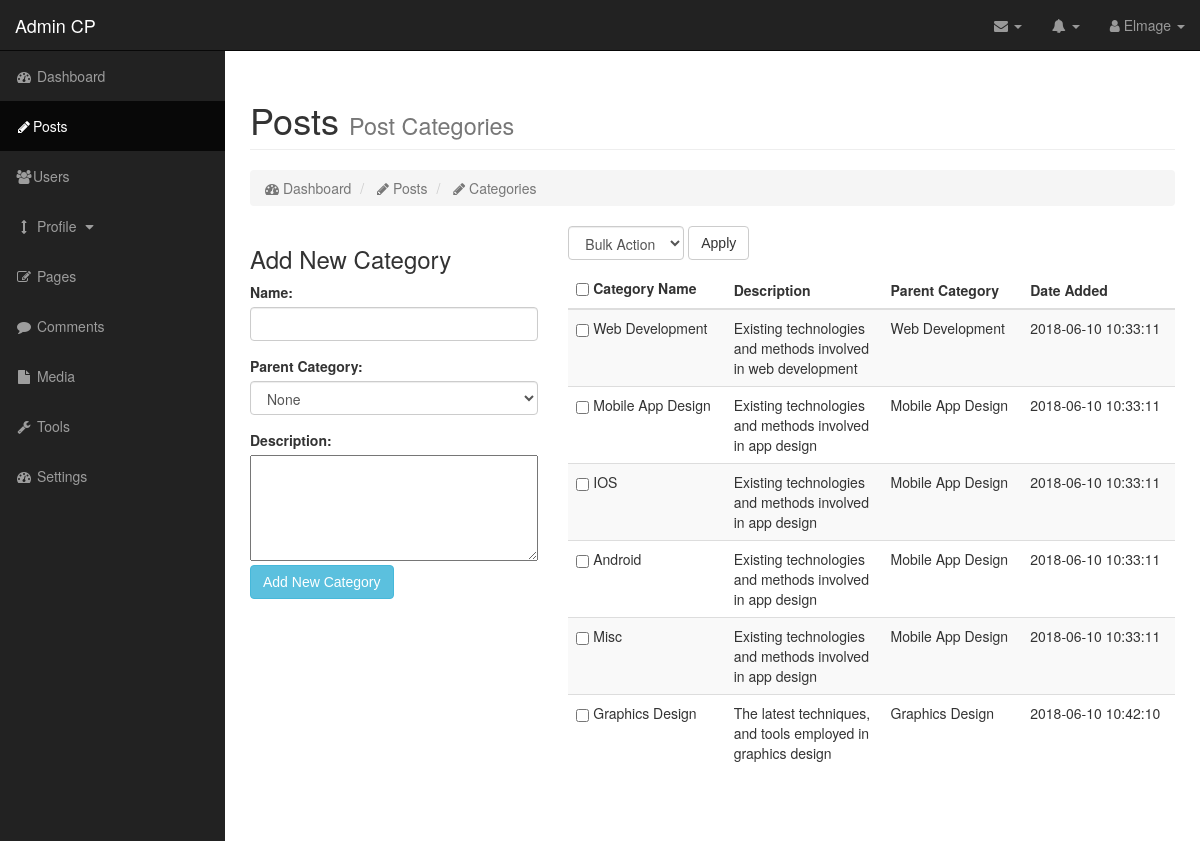
Page /edit.php?modCategory=true (signed in) on the committed database.
### tables this page shows
CREATE TABLE `users` (
  `id` int(10) UNSIGNED NOT NULL,
  `userType` enum('public','author','editor','admin','superAdmin') DEFAULT NULL,
  `username` varchar(30) NOT NULL,
  `first_name` varchar(40) NOT NULL,
  `last_name` varchar(40) NOT NULL,
  `publish_name` varchar(100) NOT NULL,
  `email` varchar(40) NOT NULL,
  `bio` text NOT NULL,
  `avatar` varchar(255) NOT NULL,
  `password` char(255) NOT NULL,
  `salt` varchar(255) NOT NULL,
  `dateAdded` timestamp NOT NULL DEFAULT CURRENT_TIMESTAMP
);

CREATE TABLE `categories` (
  `id` int(11) NOT NULL,
  `category_name` varchar(255) NOT NULL,
  `description` text NOT NULL,
  `isParentCategory` tinyint(1) NOT NULL,
  `parentCategoryId` int(11) NOT NULL,
  `dateAdded` timestamp NOT NULL DEFAULT CURRENT_TIMESTAMP
);

### classes/Config.php (called while the page is built)
<?php
class Config {
	public static function get($path = null) {
		if ($path) {
			$config = $GLOBALS['config'];
			$path = explode('/', $path);
			foreach ($path as $bit) {
				if (isset($config[$bit])) {
					$config = $config[$bit];
				}
			}
			return $config;
		}
		return false;
	}
}
?>

### classes/DB.php (called while the page is built, shortened)
<?php
class DB {
	private static $_instance = null;
	private $_pdo,
			$_query,
			$_error = false,
			$_results,
			$_count = 0;
	private function __construct() {
		try {
			$this->_pdo = new PDO('mysql:host='. Config::get('mysql/host') . ';dbname='. Config::get('mysql/db'), Config::get('mysql/username'), Config::get('mysql/password'));
		} catch(PDOException $e) {
			die($e->getMessage());
		}
	}
	public static function getInstance() {
		if (!isset(self::$_instance)) {
			self::$_instance = new DB();
		}
		return self::$_instance;
	}
	public function query($sql, $params = array()) {
		$this->_error = false;
		if ($this->_query = $this->_pdo->prepare($sql)) {
			$x = 1;
			if (count($params)) {
				foreach ($params as $param) {
					$this->_query->bindValue($x, $param);
					$x++;
				}
			}
			if ($this->_query->execute()) {
				$this->_results = $this->_query->fetchAll(PDO::FETCH_OBJ);
				$this->_count = $this->_query->rowCount();
			} else {
				$this->_error = true;
			}
		}
		return $this;
	}
	public function action($action, $table, $where = array(), $orderby = null) {
		if (count($where) === 3) {
			$operators = array('=', '>', '<', '>=', '<=');
			$field    = $where[0];
			$operator = $where[1];
			$value    = $where[2];
			if (empty($orderby) && in_array($operator, $operators)) {
				$sql = "{$action} FROM {$table} WHERE {$field} {$operator} ?";
				if (!$this->query($sql, array($value))->error()) {
					return $this;
				}
			}
		}
		return false;
	}
	public function get($table, $where, $orderby = null) {
		if (!empty($orderby)) {
			return $this->action('SELECT *', $table, $where, $orderby);
		} else {
			return $this->action('SELECT *', $table, $where);
		}
	}
	public function results() {
		return $this->_results;
	}
	public function first() {
		return $this->results()[0];
	}
	public function error() {
		return $this->_error;
	}
	public function count() {
		return $this->_count;
	}
}
?>

### classes/User.php (called while the page is built, shortened)
<?php
class User {
	private $_db;
	private $_data;
	function __construct($user = null) {
		$this->_db = DB::getInstance();
		$this->_sessionName = Config::get('session/session_name');
		if (!$user) {
			if (Session::exists($this->_sessionName)) {
				$user = Session::get($this->_sessionName);
				if($this->find($user)) {
					$this->_isLoggedIn = true;
				} else {
					$this->_isLoggedIn = false;
				}
			}
		} else {
			$this->find($user);
		}
	}
	public function find($user = null) {
		if ($user) {
			$field = (is_numeric($user)) ? 'id' : 'username';
			$data = $this->_db->get('users', array($field, '=', $user));
			if ($data->count()) {
				$this->_data = $data->first();
				return true;
			}
		}
		return false;
	}
	public function data() {
		return $this->_data;
	}
}
?>

### classes/Session.php (called while the page is built, shortened)
<?php
class Session {
	public static function exists($name) {
		return (isset($_SESSION[$name])) ? true : false;
	}
	public static function get($name) {
		return $_SESSION[$name];
	}
}
?>

### classes/Page.php (called while the page is built, shortened)
<?php
class Page {
	private $_db;
	public function __construct($page = null, $editMode = false) {
		if (is_null($page)) {
			$table = 'isPublished';
			$operator = '=';
			$page = 1;
		} elseif ($page === 'all') {
			$table = 'id';
			$operator = '>=';
			$page = 1;
		} else {
			$this->_pageId = (int) $page;
			$table = 'id';
			$operator = '=';
		}
		$this->_db = DB::getInstance();
		try {
			$pageData = $this->_db->get('post', array($table, $operator, $page));
			if ($table === 'isPublished' OR $operator === '>=') {
				$this->_allPages = $pageData->results();
			} elseif ($table === 'id' && ($pageData->first()->isPublished == true OR $editMode === true)) {
				$this->_pageData = $pageData->first();
			}
		} catch (Exception $e) {
			echo $e->getMessage();
		}
	}
	public function getAllCategories() {
		$cat = $this->_db->get('categories', array('id', '>=', 1));
		if ($cat == true) {
			return $cat->results();
		}
		return false;
	}
	public function getCategoryName($id, $select = false) {
		$id = (int) $id;
		$cat = $this->_db->get('categories', array('id', '=', $id));
		if ($cat == true) {
			$category = $cat->first()->category_name;
			$isParent = $cat->first()->isParentCategory;
			if ($isParent == true OR $select == true) {
				return $category;
			}
		}
	}
}
?>

### views/modCategory.php (the view, shortened to what this page needs)
<div id="page-wrapper">
    <div class="container-fluid">
        <div class="row">
            <div class="col-lg-12">
                <h1 class="page-header">
                    Posts <small>Post Categories</small>
                </h1>
                <ol class="breadcrumb">
                    <li class="active">
                        <i class="fa fa-dashboard"></i> Dashboard
                    </li>
                    <li class="active">
                        <i class="fa fa-pencil"></i> Posts
                    </li>
                    <li class="active">
                        <i class="fa fa-pencil"></i> Categories
                    </li>
                </ol>
            </div>
        </div>
        <?php
        $allCategories = $page->getAllCategories();
        ?>
        <div class="row">
            <div class="col-lg-4">
                <?php
                echo (empty($editCat))? '<h3>Add New Category</h3>' : '<h3>Edit Category</h3>';
                ?>
                <form role="form" method="post" class="form">
                    <div class="form-group">
                        <label for="category_name">Name:</label>
                        <input type="text" name="category_name" class="form-control" value="<?php echo (empty($editCat)) ? '' : $catToEdit->category_name; ?>">
                    </div>
                    <div class="form-group">
                        <label for="parent">Parent Category:</label>
                        <select class="form-control" id="post-action" name="parent">
                            <option value="0">None</option>
                        </select>
                    </div>
                    <div>
                        <label for="description">Description:</label>
                        <textarea name="description" rows="5" style="width: 100%"><?php echo (empty($editCat)) ? '' : $catToEdit->description; ?></textarea>
                    </div>
                    <div class="form-group">
                        <button type="submit" class="btn btn-info" name="newCategory"><?php echo (empty($editCat)) ? 'Add New Category' : 'Update Category'; ?></button>
                    </div>
                </form>
            </div>
            <div class="col-lg-8">
                <form class="form-inline" role="form" method="get" action="">
                    <div class="form-group">
                        <select class="form-control" id="post-action" name="actions">
                            <option>Bulk Action</option>
                        </select>
                    </div>
                    <button type="submit" class="btn btn-default applybtn" name="apply" value="editCategory">Apply</button>
                    <div class="table-responsive post-table">
                        <table class="table table-hover table-striped">
                            <thead>
                                <tr>
                                    <th>
                                        <div class="checkbox">
                                            <label><input type="checkbox" value=""></label>
                                        </div>
                                        Category Name
                                    </th>
                                    <th>Description</th>
                                    <th>Parent Category</th>
                                    <th>Date Added</th>
                                </tr>
                            </thead>
                            <tbody>
                            <?php
                                for ($i=0; $i < count($allCategories); $i++) {
                                    $id = $allCategories[$i]->id;
                                    $catName = $allCategories[$i]->category_name;
                                    $description = $allCategories[$i]->description;
                                    $dateAdded = $allCategories[$i]->dateAdded;
                                    $isParent = $allCategories[$i]->isParentCategory;
                                    $parent = $allCategories[$i]->parentCategoryId;
                            ?>
                            <tr>
                                <td>
                                    <div class="checkbox">
                                        <label><input type="checkbox" name="categoryCheck[]" value="<?php echo $id; ?>"></label>
                                    </div>
                                    <?php echo $catName; ?></td>
                                <td class="desc"><?php echo $description; ?></td>
                                <td><?php echo ($isParent == true)? $catName : $page->getCategoryName($parent, true); ?></td>
                                <td><?php echo $dateAdded; ?></td>
                            </tr>
                            <?php
                                }
                            ?>
                            </tbody>
                        </table>
                    </div>
                </form>
            </div>
        </div>
        <div class="row">
            <div class="col-lg-12">
            </div>
        </div>
    </div>
</div>

### views/dashboard_header.inc.php (shortened to what this page needs)
<!DOCTYPE html>
<html lang="en">
<head>
    <link href="css/dashboard/bootstrap.min.css" rel="stylesheet">
    <link href="css/sb-admin.css" rel="stylesheet">
    <link href="css/mystyle.css" rel="stylesheet">
    <link href="css/plugins/morris.css" rel="stylesheet">
    <link href="lib/font-awesome/css/font-awesome.min.css" rel="stylesheet">
</head>
<body>
    <div id="wrapper">
        <nav class="navbar navbar-inverse navbar-fixed-top" role="navigation">
            <div class="navbar-header">
                <a class="navbar-brand" href="dashboard.php">Admin CP</a>
            </div>
            <ul class="nav navbar-right top-nav">
                <li class="dropdown">
                    <a href="#" class="dropdown-toggle" data-toggle="dropdown"><i class="fa fa-envelope"></i> <b class="caret"></b></a>
                </li>
                <li class="dropdown">
                    <a href="#" class="dropdown-toggle" data-toggle="dropdown"><i class="fa fa-bell"></i> <b class="caret"></b></a>
                </li>
                <li class="dropdown">
                    <a href="#" class="dropdown-toggle" data-toggle="dropdown"><i class="fa fa-user"></i><?php echo ' ' . $user->data()->username . ' '; ?><b class="caret"></b></a>
                </li>
            </ul>

### css/sb-admin.css (style rules this page uses)
body { margin-top: 100px; background-color: #222; }
@media (min-width:768px) { body { margin-top: 50px; } }
#wrapper { padding-left: 0; }
#page-wrapper { width: 100%; padding: 0; background-color: #fff; }
@media (min-width:768px) { #wrapper { padding-left: 225px; } }
@media (min-width:768px) { #page-wrapper { padding: 10px; } }
.top-nav { padding: 0 15px; }
.top-nav>li { display: inline-block; float: left; }
.top-nav>li>a { padding-top: 15px; padding-bottom: 15px; line-height: 20px; color: #999; }

### css/mystyle.css (style rules this page uses)
.applybtn { margin-right: 20px; }
.post-table { margin-top: 10px; }
#comment-form label,button { font-weight: bold; font-family: Helvetica, Arial, sans-serif; }
.desc { max-width: 150px; }

### rows in the picture
users: username "Elmage"
categories: category_name "Web Development", description "Existing technologies and methods involved in web development", dateAdded "2018-06-10 10:33:11"
categories: category_name "Mobile App Design", description "Existing technologies and methods involved in app design", dateAdded "2018-06-10 10:33:11"
categories: category_name "IOS", description "Existing technologies and methods involved in app design", CategoryName "Mobile App Design", dateAdded "2018-06-10 10:33:11"
categories: category_name "Android", description "Existing technologies and methods involved in app design", CategoryName "Mobile App Design", dateAdded "2018-06-10 10:33:11"
categories: category_name "Misc", description "Existing technologies and methods involved in app design", CategoryName "Mobile App Design", dateAdded "2018-06-10 10:33:11"
categories: category_name "Graphics Design", description "The latest techniques, and tools employed in graphics design", dateAdded "2018-06-10 10:42:10"
